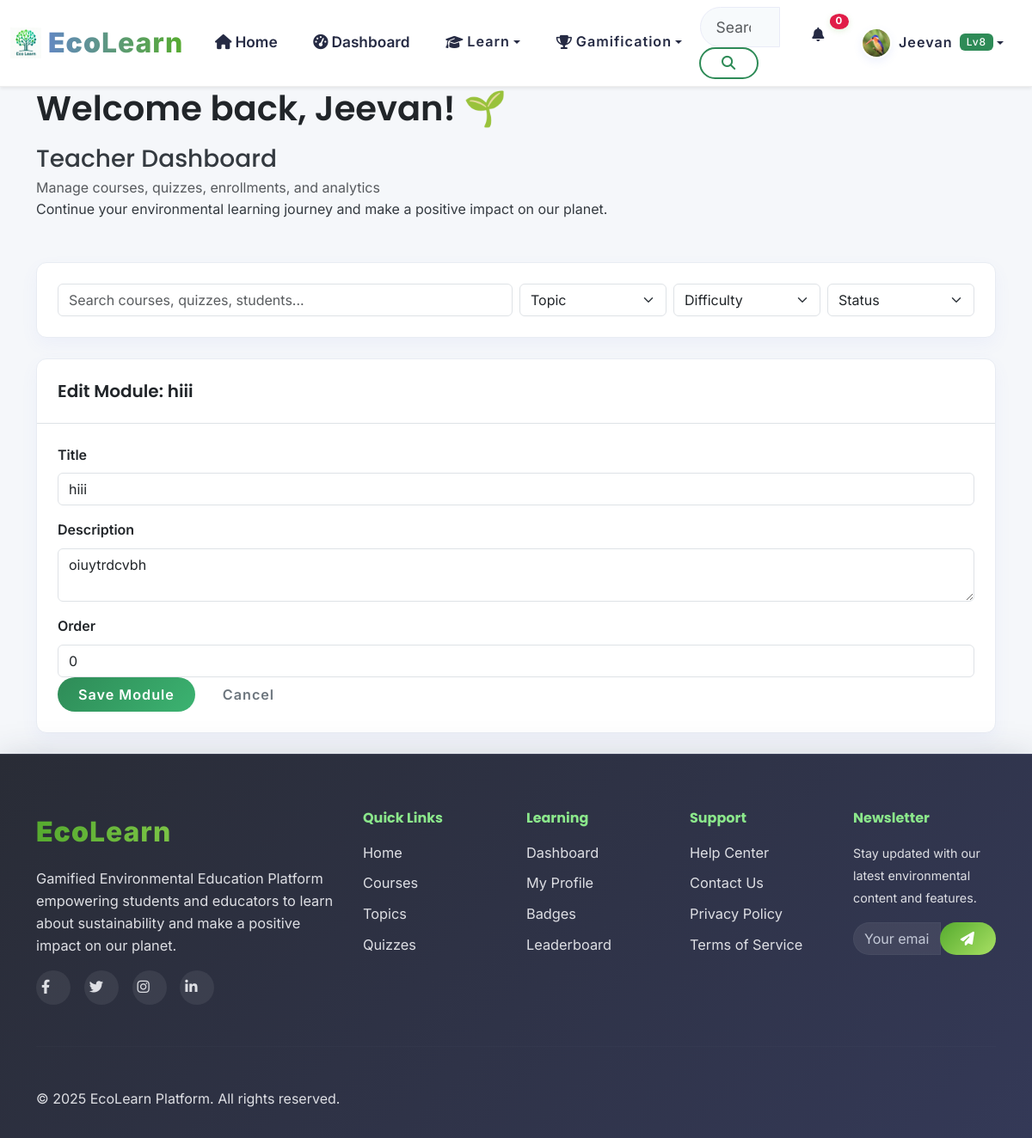
The app's page /teacher/modules/4/edit/ (signed in) with its own data.
### apps/accounts/models.py (models this page shows, shortened)
class User(AbstractUser):
    email = models.EmailField(unique=True)
    first_name = models.CharField(max_length=30)
    last_name = models.CharField(max_length=30)
    USER_TYPES = (
        ('student', 'Student'),
        ('teacher', 'Teacher'),
        ('admin', 'Administrator'),
    )
    user_type = models.CharField(max_length=20, choices=USER_TYPES, default='student')
    institution = models.CharField(max_length=100, blank=True)
    grade_level = models.CharField(max_length=20, blank=True)
    student_id = models.CharField(max_length=100, blank=True)  # NEW
    avatar = models.ImageField(upload_to='avatars/', blank=True, null=True)
    bio = models.TextField(max_length=500, blank=True)
    date_of_birth = models.DateField(blank=True, null=True)
    phone = models.CharField(max_length=20, blank=True)  # NEW
    total_points = models.IntegerField(default=0)
    level = models.IntegerField(default=1)
    experience_points = models.IntegerField(default=0)
    last_login_streak = models.IntegerField(default=0)
    total_lessons_completed = models.IntegerField(default=0)
    total_quizzes_taken = models.IntegerField(default=0)
    preferred_language = models.CharField(max_length=10, default='en')
    notifications_enabled = models.BooleanField(default=True)
    email_notifications = models.BooleanField(default=False)
    show_on_leaderboard = models.BooleanField(default=True)
    learning_style = models.CharField(max_length=50, blank=True)
    created_at = models.DateTimeField(auto_now_add=True)
    updated_at = models.DateTimeField(auto_now=True)
    is_verified = models.BooleanField(default=False)
    USERNAME_FIELD = 'email'
    REQUIRED_FIELDS = ['username', 'first_name', 'last_name']
    class Meta:
        db_table = 'users'
        verbose_name = 'User'
        verbose_name_plural = 'Users'

### apps/core/models.py (models this page shows, shortened)
class Module(models.Model):
    course = models.ForeignKey(Course, on_delete=models.CASCADE, related_name='modules')
    title = models.CharField(max_length=200)
    description = models.TextField(blank=True)
    order = models.PositiveIntegerField(default=0)
    class Meta:
        ordering = ['order']

### apps/teachers/views.py (the view)
# urls.py: path('modules/<int:module_id>/edit/', views.module_update, name='module_update'),
@teacher_required
def module_update(request, module_id):
    module = _get_teacher_module_or_404(request.user, module_id)
    form = ModuleEditForm(request.POST or None, instance=module)
    if request.method == 'POST' and form.is_valid():
        form.save()
        messages.success(request, 'Module updated successfully.')
        return redirect('teacher:course_builder', course_id=module.course_id)
    return render(
        request,
        'teachers/module_form.html',
        {
            'form': form,
            'module': module,
            'course': module.course,
            **_teacher_base_context(),
        },
    )

### apps/teachers/forms.py
class ModuleEditForm(ModuleForm):
    class Meta(ModuleForm.Meta):
        fields = ['title', 'description', 'order']

### apps/accounts/context_processors.py (called while the page is built)
def user_gamification(request):
    if request.user.is_authenticated:
        if getattr(request.user, 'user_type', None) != 'student':
            return {
                'user_level': 0,
                'user_points': 0,
                'user_badges': 0,
            }
        try:
            progress = UserProgress.objects.get(user=request.user)
            level = progress.get_level()
            points = progress.total_points
            badges = request.user.earned_badges.count() if hasattr(request.user, 'earned_badges') else 0
        except UserProgress.DoesNotExist:
            level = 1
            points = 0
            badges = 0
    else:
        level = 0
        points = 0
        badges = 0
    return {
        'user_level': level,
        'user_points': points,
        'user_badges': badges,
    }

### apps/gamification/models.py (called while the page is built)
    def get_level(self):
        pts = self.total_points
        for i, threshold in enumerate(self.LEVEL_THRESHOLDS):
            if pts < threshold:
                return i
        return len(self.LEVEL_THRESHOLDS)

### apps/teachers/views.py (called while the page is built)
def _teacher_base_context():
    return {'topics': Topic.objects.filter(is_active=True).order_by('name')}

def _get_teacher_course_or_404(user, course_id):
    course = get_object_or_404(Course, id=course_id)
    if not TeacherCourse.objects.filter(teacher=user, course=course).exists() and not user.is_superuser:
        raise Http404('Course not found')
    return course

def _get_teacher_module_or_404(user, module_id):
    module = get_object_or_404(Module.objects.select_related('course'), id=module_id)
    _get_teacher_course_or_404(user, module.course_id)
    return module

### templates/teachers/module_form.html (shortened to what this page needs)
{% extends 'teachers/base.html' %}
{% block teacher_content %}
<div class="card">
    <div class="card-header">
        <h5 class="mb-0">Edit Module: {{ module.title }}</h5>
    </div>
    <div class="card-body">
        <form method="post">
            <div class="row g-3">
                {% for field in form %}
                <div class="col-12">
                    <label class="form-label fw-semibold" for="{{ field.id_for_label }}">{{ field.label }}</label>
                    {{ field }}
                </div>
                {% endfor %}
            </div>
            <div class="d-flex gap-2">
                <button type="submit" class="btn btn-primary">Save Module</button>
                <a href="{% url 'teacher:course_builder' course.id %}" class="btn btn-outline-secondary">Cancel</a>
            </div>
        </form>
    </div>
</div>
{% endblock %}

### templates/teachers/base.html (shortened to what this page needs)
{% extends 'base.html' %}
{% load static %}
{% block extra_css %}
<link rel="stylesheet" href="{% static 'teachers/css/teachers.css' %}">
{% endblock %}
{% block content %}
<div class="container py-4 teacher-dashboard">
    <div class="row mb-4">
        <div class="col-12">
            <div class="welcome-card">
                <div class="row align-items-center">
                    <div class="col-md-8">
                        <h1 class="welcome-title">
                            Welcome back, {{ user.first_name|default:user.username }}! 🌱
                        </h1>     <h1 class="h3 mb-1">Teacher Dashboard</h1>
            <p class="text-muted mb-0">Manage courses, quizzes, enrollments, and analytics</p>
                            <p class="welcome-subtitle mb-4">
                            Continue your environmental learning journey and make a positive impact on our planet.
                        </p>
                    </div>
                </div>
            </div>
        </div>
    </div>
    <div class="card mb-4">
        <div class="card-body">
            <div class="row g-2 align-items-center">
                <div class="col-md-6">
                    <input type="search" id="teacherSearchInput" class="form-control" placeholder="Search courses, quizzes, students...">
                </div>
                <div class="col-md-2">
                    <select id="teacherSearchTopic" class="form-select">
                        <option value="">Topic</option>
                    </select>
                </div>
                <div class="col-md-2">
                    <select id="teacherSearchDifficulty" class="form-select">
                        <option value="">Difficulty</option>
                    </select>
                </div>
                <div class="col-md-2">
                    <select id="teacherSearchStatus" class="form-select">
                        <option value="">Status</option>
                    </select>
                </div>
            </div>
        </div>
    </div>
    {% block teacher_content %}{% endblock %}
</div>
{% endblock %}

### templates/components/navigation.html (shortened to what this page needs)
{% load static %}
<nav class="navbar navbar-expand-lg navbar-light bg-white shadow-sm fixed-top">
    <div class="container-fluid">
        <a class="navbar-brand d-flex align-items-center" href="{% url 'core:home' %}">
            <img src="{% static 'images/Logos.png' %}" alt="EEP Logo" class="navbar-logo me-2" style="height: 32px;">
            <span class="brand-text"><strong class="text-primary">Eco</strong><span class="text-success">Learn</span></span>
        </a>
        <div class="collapse navbar-collapse" id="navbarNav">
            <ul class="navbar-nav me-auto">
                <li class="nav-item">
                    <a class="nav-link {% if request.resolver_match.url_name == 'home' %}active{% endif %}" href="{% url 'core:home' %}">
                        <i class="fas fa-home me-1"></i>Home
                    </a>
                </li>
                {% if user.is_authenticated %}
                    {% if user.user_type != 'teacher' %}
                    <li class="nav-item">
                        <a class="nav-link {% if request.resolver_match.url_name == 'dashboard' %}active{% endif %}" href="{% url 'core:dashboard' %}">
                            <i class="fas fa-tachometer-alt me-1"></i>Dashboard
                        </a>
                    </li>
                    {% endif %}
                {% endif %}
                 {% if user.user_type != 'teacher' %}
                <li class="nav-item dropdown">
                    <button class="nav-link dropdown-toggle btn btn-link border-0 bg-transparent" type="button" data-bs-toggle="dropdown">
                        <i class="fas fa-graduation-cap me-1"></i>Learn
                    </button>
                </li>
                {% endif %}
                {% if user.is_authenticated %}
                <li class="nav-item dropdown">
                    <button class="nav-link dropdown-toggle btn btn-link border-0 bg-transparent" type="button" data-bs-toggle="dropdown">
                        <i class="fas fa-trophy me-1"></i>Gamification
                    </button>
                </li>
                {% endif %}
            </ul>
            <form class="d-flex me-3" role="search">
                <div class="input-group">
                    <input class="form-control search-input" type="search" placeholder="Search courses, topics..." aria-label="Search" id="globalSearch">
                    <button class="btn btn-outline-primary" type="submit">
                        <i class="fas fa-search"></i>
                    </button>
                </div>
            </form>
            <ul class="navbar-nav">
                {% if user.is_authenticated %}
                    <li class="nav-item dropdown">
                        <button class="nav-link notification-toggle btn btn-link border-0 bg-transparent" type="button" data-bs-toggle="dropdown">
                            <i class="fas fa-bell"></i>
                            <span class="notification-badge" id="notificationCount">0</span>
                        </button>
                    </li>
                    <li class="nav-item dropdown">
                        <button class="nav-link dropdown-toggle user-menu btn btn-link border-0 bg-transparent" type="button" data-bs-toggle="dropdown">
                            <img src="{% if user.avatar %}{{ user.avatar.url }}{% else %}{% static 'images/avatars/default.png' %}{% endif %}" alt="Profile" class="user-avatar me-2">
                            <span class="user-name">{{ user.first_name }}</span>
                            <span class="user-level badge bg-primary ms-2">Lv{{ user_level }}</span>
                        </button>
                    </li>
                {% endif %}
            </ul>
        </div>
    </div>
</nav>

### static/css/base.css (style rules this page uses)
:root { --primary-color: #2E8B57; --primary-light: #3CB371; --primary-dark: #228B22; --secondary-color: #20B2AA; --accent-color: #32CD32; --success-color: #28a745; --info-color: #17a2b8; --warning-color: #ffc107; --danger-color: #dc3545; --white: #ffffff; --gray-50: #f8f9fa; --gray-100: #e9ecef; --gray-200: #dee2e6; --gray-300: #ced4da; --gray-400: #adb5bd; --gray-500: #6c757d; --gray-600: #495057; --gray-700: #343a40; --gray-800: #212529; --gray-900: #000000; --font-primary: 'Inter', -apple-system, BlinkMacSystemFont, sans-serif; --font-heading: 'Poppins', sans-serif; --spacing-xs: 0.25rem; --spacing-sm: 0.5rem; --spacing-md: 1rem; --spacing-lg: 1.5rem; --spacing-xl: 2rem; --spacing-2xl: 3rem; --radius-sm: 0.25rem; --radius-md: 0.375rem; --radius-lg: 0.5rem; --radius-xl: 0.75rem; --radius-2xl: 1rem; --radius-full: 9999px; --shadow-sm: 0 1px 2px 0 rgba(0, 0, 0, 0.05); --shadow-md: 0 4px 6px -1px rgba(0, 0, 0, 0.1); --shadow-lg: 0 10px 15px -3px rgba(0, 0, 0, 0.1); --shadow-xl: 0 20px 25px -5px rgba(0, 0, 0, 0.1); --transition-fast: 150ms ease-in-out; --transition-normal: 300ms ease-in-out; --transition-slow: 500ms ease-in-out; }
* { box-sizing: border-box; }
body { font-family: var(--font-primary); font-size: 1rem; line-height: 1.6; color: var(--gray-700); background-color: #f5f7fa; -webkit-font-smoothing: antialiased; -moz-osx-font-smoothing: grayscale; }
h1, h2, h3, h4, h5, h6 { font-family: var(--font-heading); font-weight: 600; line-height: 1.3; color: var(--gray-800); margin-bottom: var(--spacing-md); }
p { margin-bottom: var(--spacing-md); }
a { color: var(--primary-color); text-decoration: none; transition: color var(--transition-fast); }
.navbar { backdrop-filter: blur(10px); background-color: rgba(255, 255, 255, 0.95) !important; border-bottom: 1px solid var(--gray-200); transition: all var(--transition-normal); }
.navbar-brand { font-weight: 700; font-size: 1.25rem; }
.navbar-logo { height: 32px; width: auto; }
.nav-link { font-weight: 500; padding: var(--spacing-sm) var(--spacing-md) !important; border-radius: var(--radius-md); transition: all var(--transition-fast); }
.user-avatar { width: 32px; height: 32px; border-radius: var(--radius-full); object-fit: cover; border: 2px solid var(--white); }
.user-menu { display: flex; align-items: center; padding: var(--spacing-xs) var(--spacing-md); border-radius: var(--radius-lg); transition: all var(--transition-fast); }
.notification-toggle { position: relative; }
.notification-badge { position: absolute; top: -2px; right: -2px; background-color: var(--danger-color); color: var(--white); font-size: 0.75rem; font-weight: 600; padding: 2px 6px; border-radius: var(--radius-full); min-width: 18px; height: 18px; display: flex; align-items: center; justify-content: center; }
.search-input { min-width: 250px; border-radius: var(--radius-lg); border: 1px solid var(--gray-300); padding: var(--spacing-sm) var(--spacing-md); transition: all var(--transition-fast); }
.btn { font-weight: 500; border-radius: var(--radius-md); padding: var(--spacing-sm) var(--spacing-lg); transition: all var(--transition-fast); border: none; cursor: pointer; display: inline-flex; align-items: center; justify-content: center; text-decoration: none; }
.btn-primary { background: linear-gradient(135deg, var(--primary-color), var(--primary-light)); color: var(--white); }
.btn-outline-primary { border: 2px solid var(--primary-color); color: var(--primary-color); background: transparent; }
.card { border: none; border-radius: var(--radius-xl); box-shadow: var(--shadow-sm); background-color: var(--white); transition: all var(--transition-normal); }
.card-header { background: transparent; border-bottom: 1px solid var(--gray-200); padding: var(--spacing-lg); font-weight: 600; }
.card-body { padding: var(--spacing-lg); }
.badge { font-weight: 500; padding: 4px 8px; border-radius: var(--radius-md); font-size: 0.75rem; }
.text-primary { color: var(--primary-color) !important; }
.text-success { color: var(--success-color) !important; }
.bg-primary { background-color: var(--primary-color) !important; }

### static/teachers/css/teachers.css (style rules this page uses)
.teacher-dashboard .card { border: 1px solid #e8ecf3; border-radius: 12px; box-shadow: 0 8px 20px rgba(102, 126, 234, 0.06); }

### records on screen
User: avatar (picture), first_name "Jeevan"
Module: title "hiii", form "hiii" "oiuytrdcvbh" "0"

### other values on screen
{{ user_level }} "8"
{{ field.label }} "Title" "Description" "Order"
